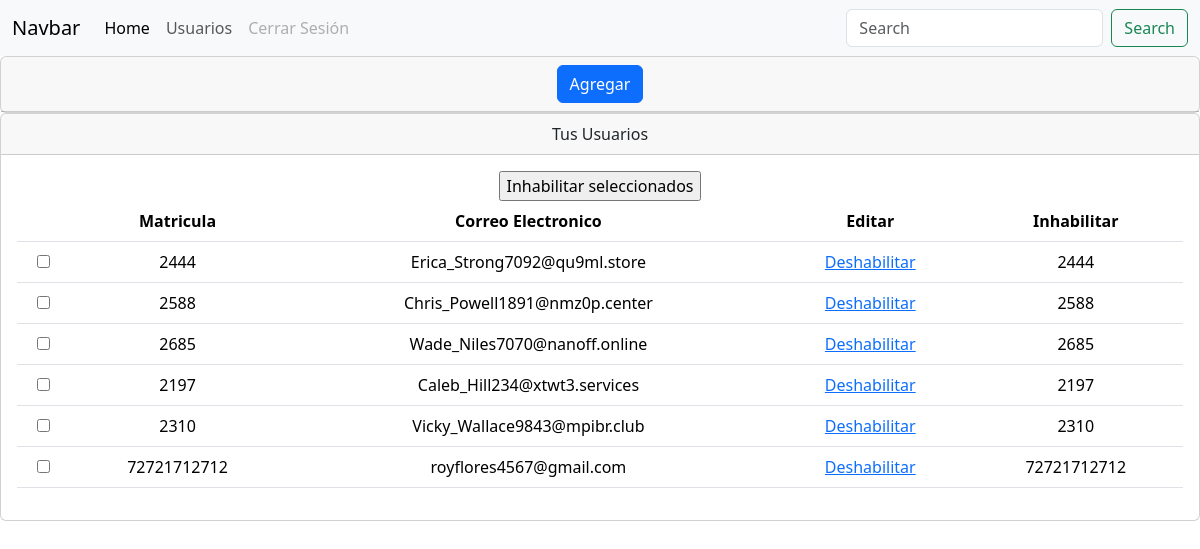
The app's page /users/ (signed in) with its own data.
### tables this page shows
CREATE TABLE user_up(
    id INTEGER PRIMARY KEY AUTOINCREMENT,
    enrollment TEXT,
    email TEXT UNIQUE NOT NULL,
    id_admin INT NOT NULL,
    status BOOLEAN NOT NULL,
    FOREIGN KEY (id_admin) REFERENCES admin (id)
);

### library/users.py (the view)
@bp.route('/')
@admin_login_required
def index():
    id_admin = g.admin['id']
    db = get_db()
    users = db.execute(
        'SELECT * FROM user_up WHERE id_admin = ? and status = 1', (id_admin,)
    ).fetchall()
    if len(users) == 0:
        users = 0
    return render_template('users/index.html', users = users)

### library/auth.py (called while the page is built)
@bp.before_app_request
def load_logged_in_user():
    type_user = session.get('type_user')
    if type_user == 1:
        g.type_user = type_user
        admin_id = session.get('admin_id')
        g.admin = get_db().execute(
            'SELECT * FROM admin WHERE id = ?', (admin_id,)
        ).fetchone()
    elif type_user == 2:
        g.type_user = type_user
        admin_id = session.get('user_id')
        g.user = get_db().execute(
            'SELECT * FROM user WHERE id = ?', (admin_id,)
        ).fetchone()
    elif type_user is None:
        g.user = None

def admin_login_required(view):
    @functools.wraps(view)
    def wrapped_view(**kwargs):
        if g.admin is None or g.type_user != 1:
            return redirect(url_for('auth.admin_login'))
        return view(**kwargs)
    return wrapped_view

### library/db.py (called while the page is built)
def get_db():
    if 'db' not in g:
        g.db = sqlite3.connect(
            current_app.config['DATABASE'],
            detect_types=sqlite3.PARSE_DECLTYPES
        )
        g.db.row_factory = sqlite3.Row
    return g.db

### library/templates/users/index.html (shortened to what this page needs)
{% extends 'admin.html' %}
{% block content %}
<div class="card text-center">
  <div class="card-header">
      <a type="button" class="btn btn-primary" href="{{ url_for('users.add_users') }}">Agregar</a>
  </div>
</div>
    <div class="card text-center">
  <div class="card-header">
    Tus Usuarios
  </div>
  <div class="card-body">
    <div>
                {% if users == 0 %}
                    <div class="alert alert-warning" role="alert">
                      No tienes usuarios registrados
                    </div>
                {% else %}
          <form action="{{ url_for('users.change_status') }}" method="post">
          <input type="submit" name="delete" value="Inhabilitar seleccionados">
                <table class="table">
                  <thead>
                    <tr>
                      <th scope="col"></th>
                      <th scope="col">Matricula</th>
                      <th scope="col">Correo Electronico</th>
                      <th scope="col">Editar</th>
                      <th scope="col">Inhabilitar</th>
                    </tr>
                  </thead>
                  <tbody>
                  {% for user in users %}
                    <tr>
                      <th><input type="checkbox" name="id" value="{{ user['id'] }}"></th>
                      <td>{{ user['enrollment'] }} </td>
                      <td>{{ user['email'] }}</td>
                        {% if user['status'] == 1 %}
                        <td><a href="{{ url_for('users.change_status', id=user['id']) }}">Deshabilitar</a></td>
                        {% elif user['status'] == 0 %}
                        <td><a href="{{ url_for('users.change_status', id=user['id']) }}">Habilitar</a></td>
                        {% endif %}
                      <td>{{ user['enrollment'] }}</td>
                    </tr>
                  {% endfor %}
                  </tbody>
                </table>
            </form>
                {% endif %}
            </div>
  </div>
</div>
{% endblock %}

### library/templates/admin.html (shortened to what this page needs)
<!doctype html>
<link href="https://cdn.jsdelivr.net/npm/bootstrap@5.3.2/dist/css/bootstrap.min.css" rel="stylesheet">
<nav class="navbar navbar-expand-lg bg-body-tertiary">
  <div class="container-fluid">
    <a class="navbar-brand" href="#">Navbar</a>
    <div class="collapse navbar-collapse" id="navbarSupportedContent">
      <ul class="navbar-nav me-auto mb-2 mb-lg-0">
        <li class="nav-item">
          <a class="nav-link active" aria-current="page" href="#">Home</a>
        </li>
        <li class="nav-item">
          <a class="nav-link" href="{{ url_for('users.index') }}">Usuarios</a>
        </li>
        <li class="nav-item">
          <a class="nav-link disabled" aria-disabled="true" href="{{ url_for('auth.logout') }}">Cerrar Sesión</a>
        </li>
      </ul>
      <form class="d-flex" role="search">
        <input class="form-control me-2" type="search" placeholder="Search" aria-label="Search">
        <button class="btn btn-outline-success" type="submit">Search</button>
      </form>
    </div>
  </div>
</nav>
<section class="content">
  {% block content %}{% endblock %}
</section>

### records on screen
user_up: enrollment "2444", email "Erica_Strong7092@qu9ml.store"
user_up: enrollment "2588", email "Chris_Powell1891@nmz0p.center"
user_up: enrollment "2685", email "Wade_Niles7070@nanoff.online"
user_up: enrollment "2197", email "Caleb_Hill234@xtwt3.services"
user_up: enrollment "2310", email "Vicky_Wallace9843@mpibr.club"
user_up: enrollment "72721712712", email "royflores4567@gmail.com"
